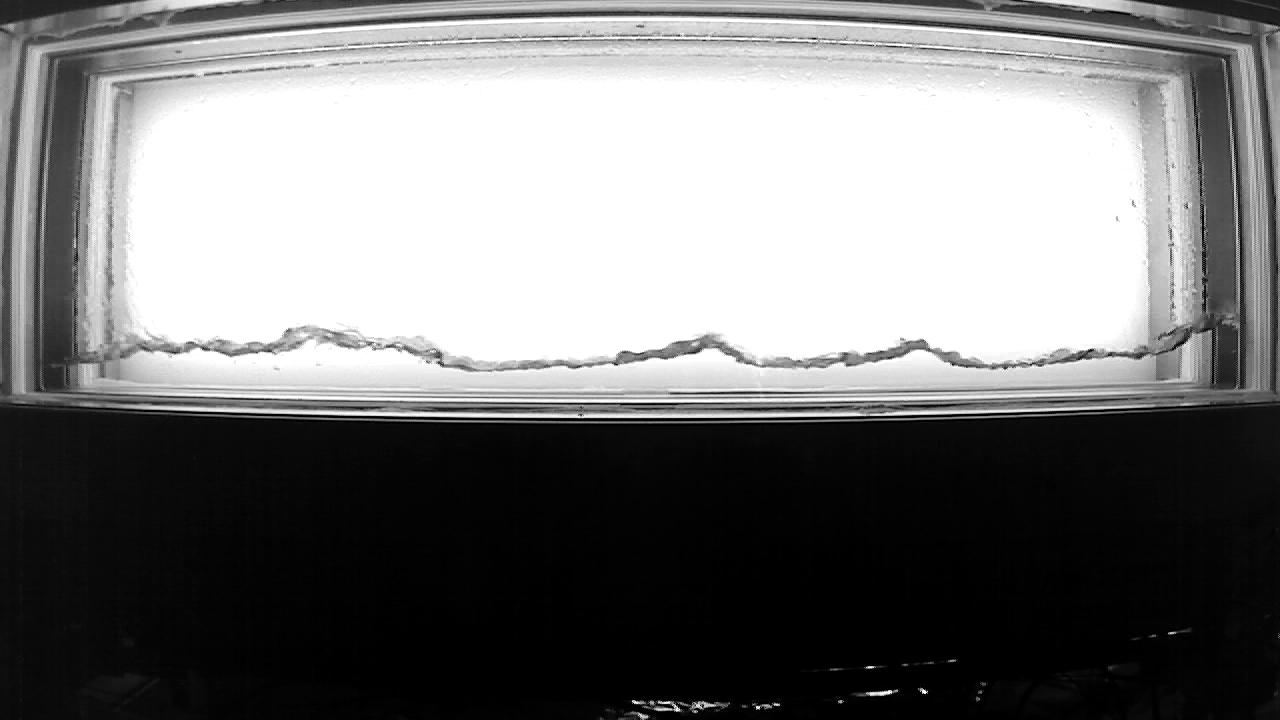
#> input picture HZDR/CCFL002_1_2000_500_up_cam1_a_post.jpg, 1280 x 720 px
$ jupyter execute 'HZDR 5 plotting water boundary.ipynb'
#> lines starting #> are read from the running program, lines starting #| are printed output that depends on the picture; after the words box and inside, x2 and y2 are one past the last pixel; in counts of white or black regions, pixels touching at a corner belong together
[cell 1]
import cv2
import numpy as np
import matplotlib.pyplot as plt

[cell 2]
def preprocess_image(filename):
#> called with filename = 'CCFL002_1_2000_500_up_cam1_a_post.jpg'
    image = cv2.imread(filename)
#> image is the input picture: shape (720, 1280, 3); min 0, max 255, mean 121.2
    image = cv2.cvtColor(image, cv2.COLOR_BGR2RGB)
    image = cv2.cvtColor(image, cv2.COLOR_RGB2GRAY)
#> image: shape (720, 1280)
    _, image = cv2.threshold(image, 210, 255, cv2.THRESH_BINARY)
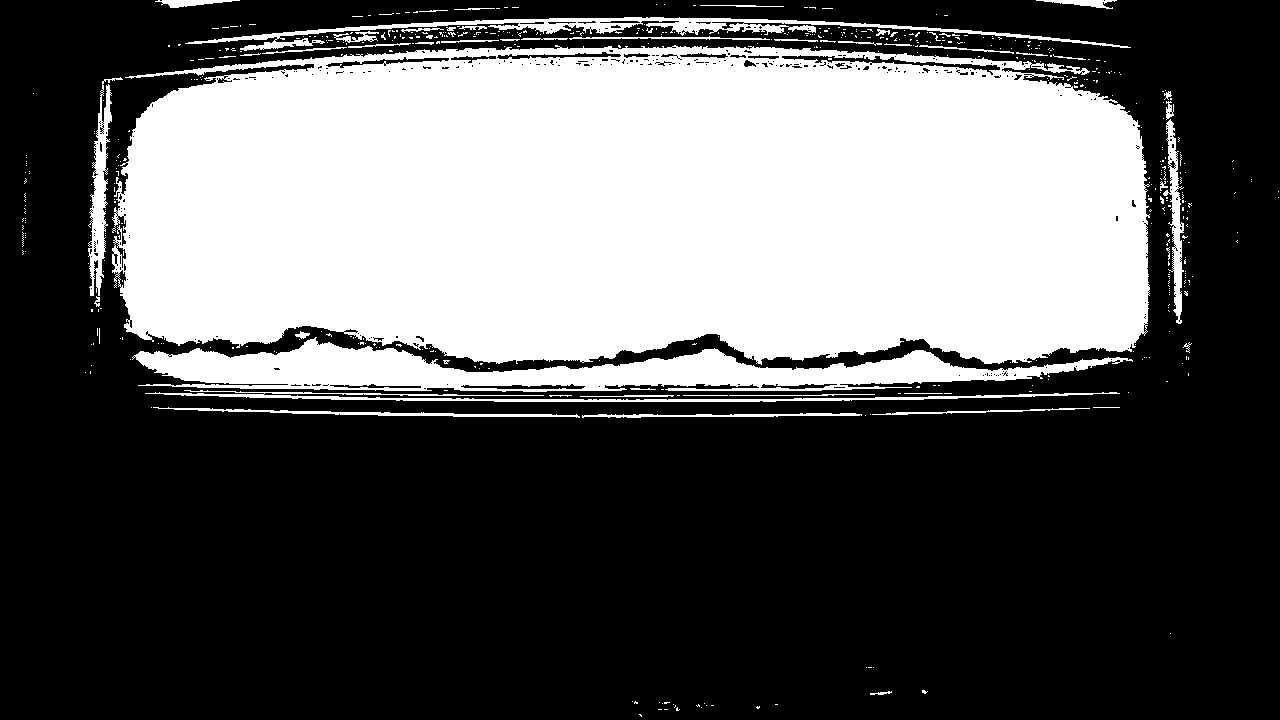
#> image: shape (720, 1280); 36.4% white; 541 white regions (488 under 20 px), largest, box (x1, y1, x2, y2) and area: (112, 45, 1150, 365) 290976, (132, 337, 1133, 392) 24130, (185, 17, 1131, 51) 5643
    binary_image = image / 255
    return binary_image

[cell 3]
# points is a starting coordinate --> [y,x]
def count_pixel(binary_image, points):
    y = points[0]
    x = points[1]
    no_of_pixels = 0

    while binary_image[y,x] == 1:
        y += 1
        no_of_pixels += 1

    return no_of_pixels

[cell 4]
def height_inverse(binary_image, starting_points):
    heights = []
    for points in starting_points:
        height = count_pixel(binary_image, points)
        heights.append(height)
#> this loop made 5 passes
#> height on passes 1 to 5: 251, 270, 286, 285, 281
#> after the loop, heights = [251, 270, 286, 285, 281]

    return np.array(heights)

[cell 5]
# inverse_height has to be a numpy array
def actual_height(inverse_height):
    return 302-inverse_height

[cell 6]
def pixel_to_mm(value):
    return value*0.828

[cell 7]
cam1_points = [[90,200], [72,400], [70,600], [75,800], [82,1000]]     # 5 points

# approximation
upper_bounds_cam1 = [[90,200], [85,225], [82,250], [80,275],
                     [78,300], [75,325], [73,350], [73,375],
                     [72,400], [71,425], [71,450], [71,475],
                     [70,500], [70,525], [70,550], [70,575],
                     [70,600], [70,625], [70,650], [70,675],
                     [70,700], [70,725], [70,750], [70,775],
                     [75,800], [73,825], [75,850], [76,875],
                     [77,900], [78,925], [78,950], [81,975],
                     [82,1000],]

cam1_points = np.array(cam1_points)
upper_bounds_cam1 = np.array(upper_bounds_cam1)

[cell 8]
binary_image = preprocess_image('CCFL002_1_2000_500_up_cam1_a_post.jpg')
heights = height_inverse(binary_image, cam1_points)
#> heights = [251, 270, 286, 285, 281]
heights = actual_height(heights)
#> heights = [51, 32, 16, 17, 21]
heights = pixel_to_mm(heights)
#> heights = [42.23, 26.5, 13.25, 14.08, 17.39]

[cell 9]
heights
#> Out = [42.23, 26.5, 13.25, 14.08, 17.39]

[cell 10]
binary_image = preprocess_image('CCFL002_1_2000_500_up_cam1_a_post.jpg')
heights = height_inverse(binary_image, upper_bounds_cam1)
#> the loop in height_inverse (call 2), `for points in starting_points:` made 33 passes
#> height on passes 1 to 12: 251, 255, 260, 262, 249, 254, 256, 265, 270, 278, 285, 291
#> heights = 33 values, max 293 at index 12, min 249 at index 4, mean 274.2
heights = actual_height(heights)
#> heights = 33 values, max 53 at index 4, min 9 at index 12, mean 27.82

[cell 11]
plt.figure(figsize=(20,1))
plt.ylim([0,250])
plt.plot(heights)
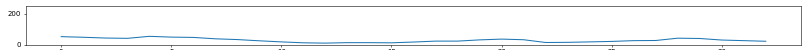
#> figure drawn by matplotlib, 1 panel; curve peaks at x = 4, y = 53

[cell 12]
binary_image = preprocess_image('CCFL002_1_2000_500_up_cam1_a_pre.jpg')
#> call 3 of preprocess_image, with filename = 'CCFL002_1_2000_500_up_cam1_a_pre.jpg'
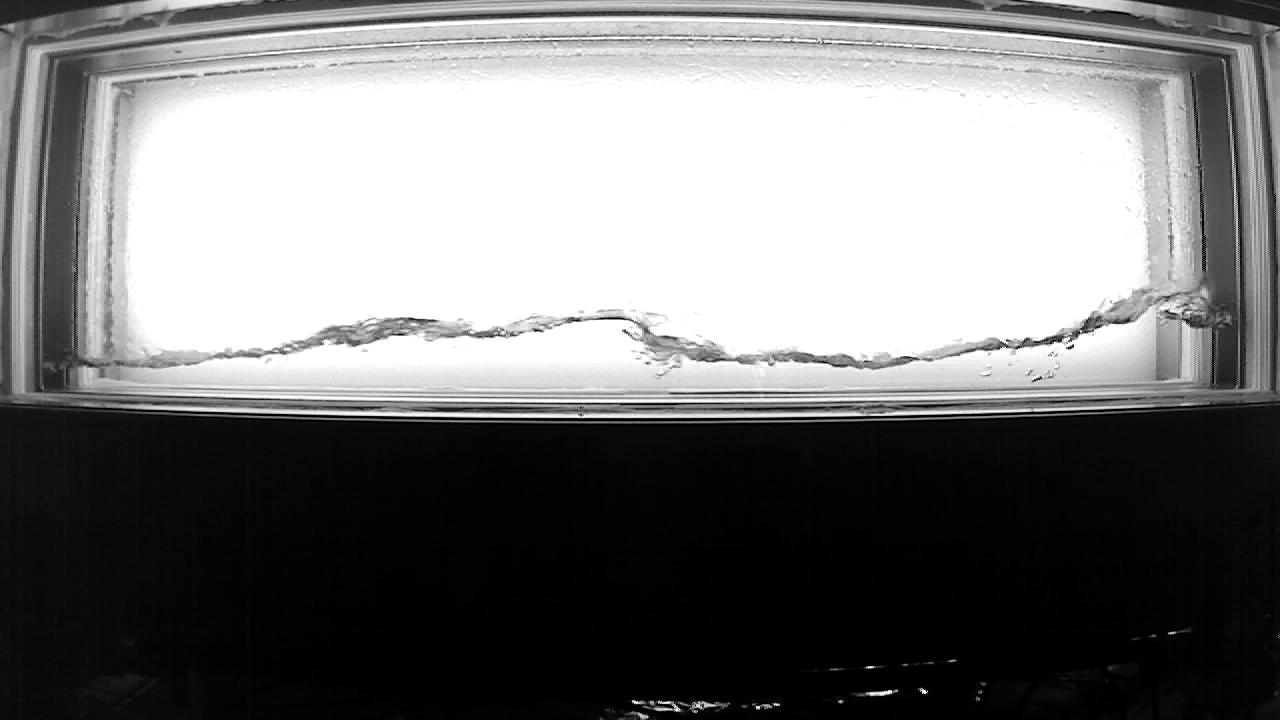
#> input picture HZDR/CCFL002_1_2000_500_up_cam1_a_pre.jpg, 1280 x 720 px
#> in preprocess_image, image is the input picture: shape (720, 1280, 3); min 0, max 255, mean 120.9
#> in preprocess_image (call 3), `_, image = cv2.threshold(image, 210, 255, cv2.THRESH_BINARY)`:
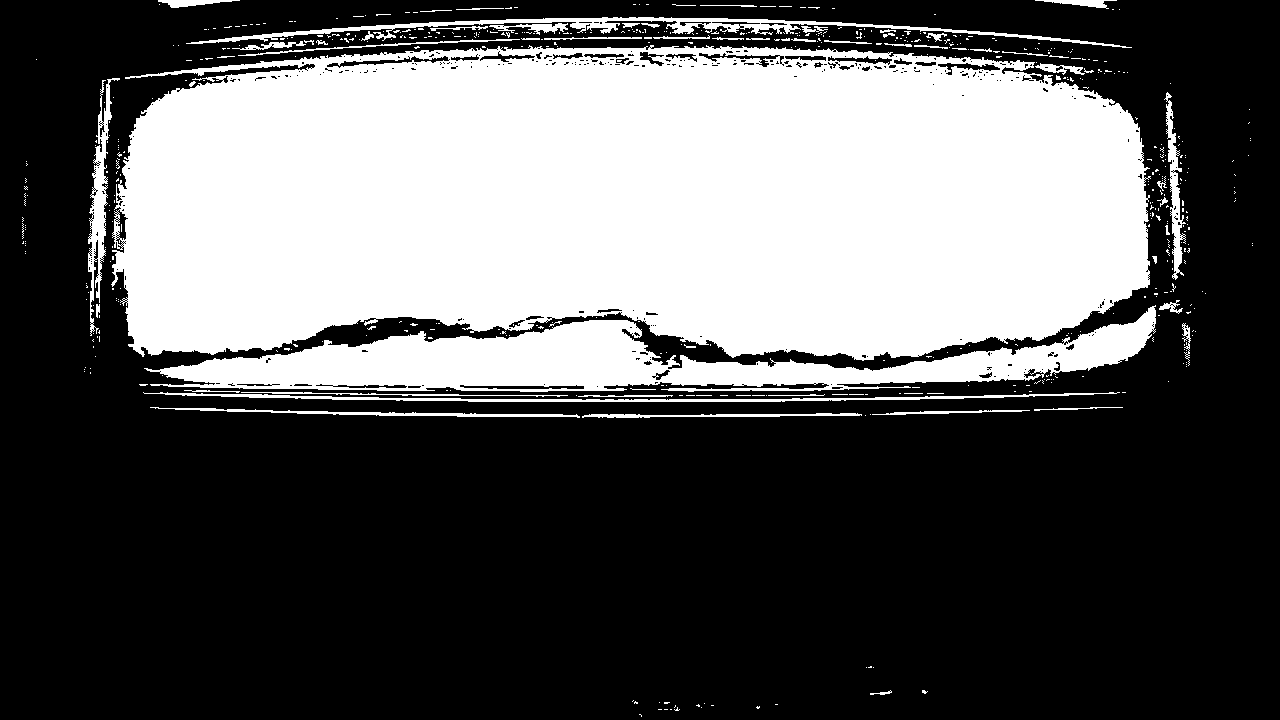
#> image: shape (720, 1280); 36.1% white; 572 white regions (511 under 20 px), largest, box (x1, y1, x2, y2) and area: (111, 45, 1151, 361) 277497, (144, 305, 1156, 392) 35266, (186, 17, 1132, 48) 4526
heights = height_inverse(binary_image, upper_bounds_cam1)
#> heights = 33 values, max 284 at index 22, min 240 at index 16, mean 262.6
heights = actual_height(heights)
#> heights = 33 values, max 62 at index 16, min 18 at index 22, mean 39.42
heights = pixel_to_mm(heights)
#> heights = 33 values, max 51.34 at index 16, min 14.9 at index 22, mean 32.64

[cell 13]
plt.figure(figsize=(20,1))
plt.ylim([0,250])
plt.plot(heights)
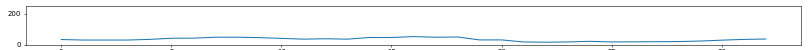
#> figure drawn by matplotlib, 1 panel; curve peaks at x = 16, y = 51.34

[cell 14]
heights
#> Out has the same summary as heights
